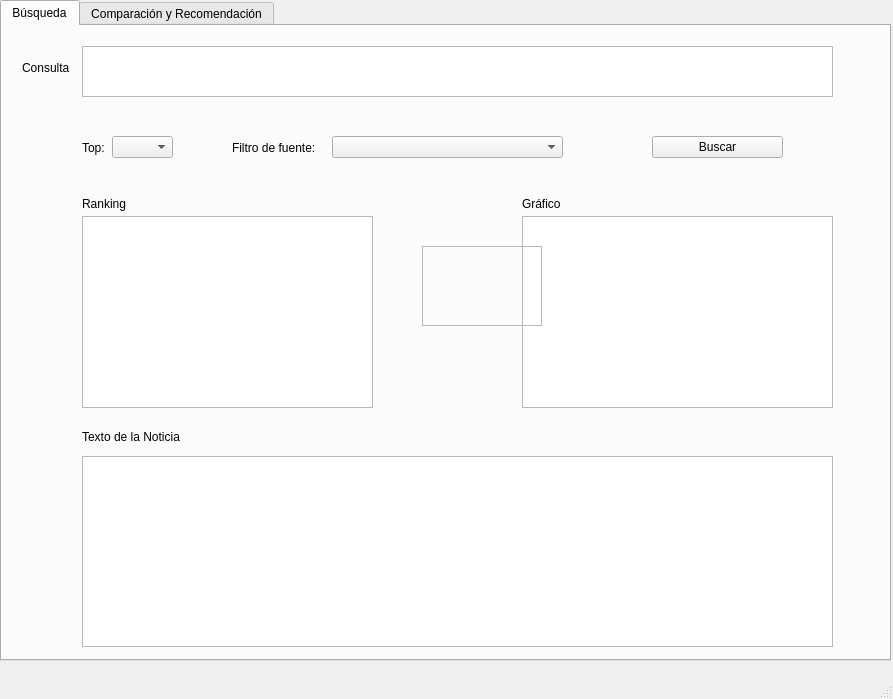
<?xml version="1.0" encoding="UTF-8"?>
<ui version="4.0">
 <class>MainWindow</class>
 <widget class="QMainWindow" name="MainWindow">
  <property name="geometry">
   <rect>
    <x>0</x>
    <y>0</y>
    <width>893</width>
    <height>699</height>
   </rect>
  </property>
  <property name="windowTitle">
   <string>MainWindow</string>
  </property>
  <widget class="QWidget" name="centralwidget">
   <widget class="QTabWidget" name="tabWidget">
    <property name="geometry">
     <rect>
      <x>0</x>
      <y>0</y>
      <width>891</width>
      <height>661</height>
     </rect>
    </property>
    <property name="currentIndex">
     <number>0</number>
    </property>
    <widget class="QWidget" name="tab">
     <attribute name="title">
      <string>Búsqueda</string>
     </attribute>
     <widget class="QLabel" name="label_11">
      <property name="geometry">
       <rect>
        <x>20</x>
        <y>30</y>
        <width>61</width>
        <height>24</height>
       </rect>
      </property>
      <property name="text">
       <string>Consulta</string>
      </property>
     </widget>
     <widget class="QTextEdit" name="tx_query">
      <property name="geometry">
       <rect>
        <x>80</x>
        <y>20</y>
        <width>751</width>
        <height>51</height>
       </rect>
      </property>
      <property name="cursor" stdset="0">
       <cursorShape>IBeamCursor</cursorShape>
      </property>
      <property name="autoFillBackground">
       <bool>false</bool>
      </property>
      <property name="verticalScrollBarPolicy">
       <enum>Qt::ScrollBarAsNeeded</enum>
      </property>
      <property name="horizontalScrollBarPolicy">
       <enum>Qt::ScrollBarAlwaysOff</enum>
      </property>
      <property name="sizeAdjustPolicy">
       <enum>QAbstractScrollArea::AdjustIgnored</enum>
      </property>
      <property name="html">
       <string>&lt;!DOCTYPE HTML PUBLIC &quot;-//W3C//DTD HTML 4.0//EN&quot; &quot;http://www.w3.org/TR/REC-html40/strict.dtd&quot;&gt;
&lt;html&gt;&lt;head&gt;&lt;meta name=&quot;qrichtext&quot; content=&quot;1&quot; /&gt;&lt;style type=&quot;text/css&quot;&gt;
p, li { white-space: pre-wrap; }
&lt;/style&gt;&lt;/head&gt;&lt;body style=&quot; font-family:'MS Shell Dlg 2'; font-size:7.8pt; font-weight:400; font-style:normal;&quot;&gt;
&lt;p style=&quot;-qt-paragraph-type:empty; margin-top:0px; margin-bottom:0px; margin-left:0px; margin-right:0px; -qt-block-indent:0; text-indent:0px;&quot;&gt;&lt;br /&gt;&lt;/p&gt;&lt;/body&gt;&lt;/html&gt;</string>
      </property>
     </widget>
     <widget class="QComboBox" name="cb_top_1">
      <property name="geometry">
       <rect>
        <x>110</x>
        <y>110</y>
        <width>61</width>
        <height>22</height>
       </rect>
      </property>
     </widget>
     <widget class="QLabel" name="label_12">
      <property name="geometry">
       <rect>
        <x>80</x>
        <y>110</y>
        <width>31</width>
        <height>24</height>
       </rect>
      </property>
      <property name="text">
       <string>Top:</string>
      </property>
     </widget>
     <widget class="QLabel" name="label_25">
      <property name="geometry">
       <rect>
        <x>230</x>
        <y>110</y>
        <width>101</width>
        <height>24</height>
       </rect>
      </property>
      <property name="text">
       <string>Filtro de fuente:</string>
      </property>
     </widget>
     <widget class="QComboBox" name="cb_filtro_fuente_1">
      <property name="geometry">
       <rect>
        <x>330</x>
        <y>110</y>
        <width>231</width>
        <height>22</height>
       </rect>
      </property>
     </widget>
     <widget class="QPushButton" name="btn_search_1">
      <property name="geometry">
       <rect>
        <x>650</x>
        <y>110</y>
        <width>131</width>
        <height>22</height>
       </rect>
      </property>
      <property name="text">
       <string>Buscar</string>
      </property>
     </widget>
     <widget class="QTextEdit" name="tx_noticia_1">
      <property name="geometry">
       <rect>
        <x>80</x>
        <y>430</y>
        <width>751</width>
        <height>191</height>
       </rect>
      </property>
     </widget>
     <widget class="QLabel" name="label_26">
      <property name="geometry">
       <rect>
        <x>80</x>
        <y>170</y>
        <width>230</width>
        <height>16</height>
       </rect>
      </property>
      <property name="text">
       <string>Ranking</string>
      </property>
     </widget>
     <widget class="QLabel" name="label_27">
      <property name="geometry">
       <rect>
        <x>80</x>
        <y>400</y>
        <width>230</width>
        <height>22</height>
       </rect>
      </property>
      <property name="text">
       <string>Texto de la Noticia</string>
      </property>
     </widget>
     <widget class="QGraphicsView" name="graphicsView">
      <property name="geometry">
       <rect>
        <x>520</x>
        <y>190</y>
        <width>311</width>
        <height>192</height>
       </rect>
      </property>
     </widget>
     <widget class="QLabel" name="label_28">
      <property name="geometry">
       <rect>
        <x>520</x>
        <y>170</y>
        <width>230</width>
        <height>16</height>
       </rect>
      </property>
      <property name="text">
       <string>Gráfico</string>
      </property>
     </widget>
     <widget class="QFrame" name="frame">
      <property name="geometry">
       <rect>
        <x>420</x>
        <y>220</y>
        <width>120</width>
        <height>80</height>
       </rect>
      </property>
      <property name="frameShape">
       <enum>QFrame::StyledPanel</enum>
      </property>
      <property name="frameShadow">
       <enum>QFrame::Raised</enum>
      </property>
     </widget>
     <widget class="QListWidget" name="ql_ranking_1">
      <property name="geometry">
       <rect>
        <x>80</x>
        <y>190</y>
        <width>291</width>
        <height>192</height>
       </rect>
      </property>
     </widget>
    </widget>
    <widget class="QWidget" name="tab_2">
     <attribute name="title">
      <string>Comparación y Recomendación</string>
     </attribute>
     <widget class="QLabel" name="label">
      <property name="geometry">
       <rect>
        <x>20</x>
        <y>20</y>
        <width>231</width>
        <height>16</height>
       </rect>
      </property>
      <property name="text">
       <string>Selección de noticia de referencia</string>
      </property>
     </widget>
     <widget class="QLabel" name="label_6">
      <property name="geometry">
       <rect>
        <x>310</x>
        <y>320</y>
        <width>31</width>
        <height>24</height>
       </rect>
      </property>
      <property name="text">
       <string>Top:</string>
      </property>
     </widget>
     <widget class="QComboBox" name="cb_new">
      <property name="geometry">
       <rect>
        <x>610</x>
        <y>70</y>
        <width>231</width>
        <height>22</height>
       </rect>
      </property>
     </widget>
     <widget class="QLabel" name="label_2">
      <property name="geometry">
       <rect>
        <x>50</x>
        <y>50</y>
        <width>231</width>
        <height>16</height>
       </rect>
      </property>
      <property name="text">
       <string>Medio fuente</string>
      </property>
     </widget>
     <widget class="QPushButton" name="btn_apply">
      <property name="geometry">
       <rect>
        <x>690</x>
        <y>370</y>
        <width>131</width>
        <height>23</height>
       </rect>
      </property>
      <property name="text">
       <string>Aplicar</string>
      </property>
     </widget>
     <widget class="QLabel" name="label_7">
      <property name="geometry">
       <rect>
        <x>170</x>
        <y>350</y>
        <width>231</width>
        <height>16</height>
       </rect>
      </property>
      <property name="text">
       <string>Filtro de fuente</string>
      </property>
     </widget>
     <widget class="QListView" name="ql_ranking">
      <property name="geometry">
       <rect>
        <x>50</x>
        <y>430</y>
        <width>256</width>
        <height>192</height>
       </rect>
      </property>
     </widget>
     <widget class="QPushButton" name="btn_search">
      <property name="geometry">
       <rect>
        <x>440</x>
        <y>320</y>
        <width>131</width>
        <height>23</height>
       </rect>
      </property>
      <property name="text">
       <string>Buscar</string>
      </property>
     </widget>
     <widget class="QLabel" name="label_3">
      <property name="geometry">
       <rect>
        <x>320</x>
        <y>50</y>
        <width>231</width>
        <height>16</height>
       </rect>
      </property>
      <property name="text">
       <string>Categoria a selecionar</string>
      </property>
     </widget>
     <widget class="QComboBox" name="cb_filtro_categ">
      <property name="geometry">
       <rect>
        <x>440</x>
        <y>370</y>
        <width>231</width>
        <height>22</height>
       </rect>
      </property>
     </widget>
     <widget class="QLabel" name="label_5">
      <property name="geometry">
       <rect>
        <x>50</x>
        <y>100</y>
        <width>231</width>
        <height>16</height>
       </rect>
      </property>
      <property name="text">
       <string>Previsualización</string>
      </property>
     </widget>
     <widget class="QLabel" name="label_8">
      <property name="geometry">
       <rect>
        <x>440</x>
        <y>350</y>
        <width>231</width>
        <height>16</height>
       </rect>
      </property>
      <property name="text">
       <string>Filtro de categoría</string>
      </property>
     </widget>
     <widget class="QComboBox" name="cb_category">
      <property name="geometry">
       <rect>
        <x>320</x>
        <y>70</y>
        <width>231</width>
        <height>22</height>
       </rect>
      </property>
     </widget>
     <widget class="QComboBox" name="cb_top">
      <property name="geometry">
       <rect>
        <x>340</x>
        <y>320</y>
        <width>61</width>
        <height>21</height>
       </rect>
      </property>
     </widget>
     <widget class="QLabel" name="label_10">
      <property name="geometry">
       <rect>
        <x>340</x>
        <y>410</y>
        <width>230</width>
        <height>16</height>
       </rect>
      </property>
      <property name="text">
       <string>Texto de la Noticia</string>
      </property>
     </widget>
     <widget class="QLabel" name="label_4">
      <property name="geometry">
       <rect>
        <x>610</x>
        <y>50</y>
        <width>231</width>
        <height>16</height>
       </rect>
      </property>
      <property name="text">
       <string>Noticia</string>
      </property>
     </widget>
     <widget class="QComboBox" name="cb_fuente">
      <property name="geometry">
       <rect>
        <x>50</x>
        <y>70</y>
        <width>231</width>
        <height>22</height>
       </rect>
      </property>
     </widget>
     <widget class="QTextEdit" name="tx_noticia">
      <property name="geometry">
       <rect>
        <x>340</x>
        <y>430</y>
        <width>501</width>
        <height>191</height>
       </rect>
      </property>
     </widget>
     <widget class="QLabel" name="label_9">
      <property name="geometry">
       <rect>
        <x>50</x>
        <y>410</y>
        <width>230</width>
        <height>16</height>
       </rect>
      </property>
      <property name="text">
       <string>Ranking</string>
      </property>
     </widget>
     <widget class="QComboBox" name="cb_filtro_fuente">
      <property name="geometry">
       <rect>
        <x>170</x>
        <y>370</y>
        <width>231</width>
        <height>22</height>
       </rect>
      </property>
     </widget>
     <widget class="QTextEdit" name="tx_preview">
      <property name="geometry">
       <rect>
        <x>50</x>
        <y>130</y>
        <width>791</width>
        <height>181</height>
       </rect>
      </property>
      <property name="autoFillBackground">
       <bool>false</bool>
      </property>
      <property name="html">
       <string>&lt;!DOCTYPE HTML PUBLIC &quot;-//W3C//DTD HTML 4.0//EN&quot; &quot;http://www.w3.org/TR/REC-html40/strict.dtd&quot;&gt;
&lt;html&gt;&lt;head&gt;&lt;meta name=&quot;qrichtext&quot; content=&quot;1&quot; /&gt;&lt;style type=&quot;text/css&quot;&gt;
p, li { white-space: pre-wrap; }
&lt;/style&gt;&lt;/head&gt;&lt;body style=&quot; font-family:'MS Shell Dlg 2'; font-size:7.8pt; font-weight:400; font-style:normal;&quot;&gt;
&lt;p style=&quot;-qt-paragraph-type:empty; margin-top:0px; margin-bottom:0px; margin-left:0px; margin-right:0px; -qt-block-indent:0; text-indent:0px;&quot;&gt;&lt;br /&gt;&lt;/p&gt;&lt;/body&gt;&lt;/html&gt;</string>
      </property>
     </widget>
    </widget>
   </widget>
  </widget>
  <widget class="QMenuBar" name="menubar">
   <property name="geometry">
    <rect>
     <x>0</x>
     <y>0</y>
     <width>893</width>
     <height>26</height>
    </rect>
   </property>
  </widget>
  <widget class="QStatusBar" name="statusbar"/>
 </widget>
 <resources/>
 <connections/>
</ui>
